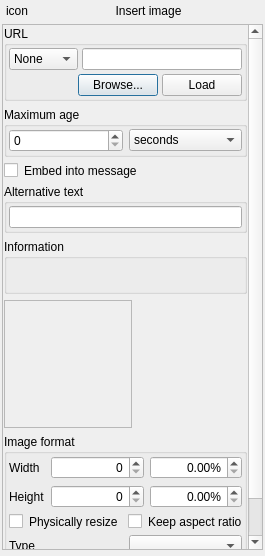
<?xml version="1.0" encoding="UTF-8"?>
<ui version="4.0">
 <class>InsertImage</class>
 <widget class="QDialog" name="InsertImage">
  <property name="windowModality">
   <enum>Qt::WindowModal</enum>
  </property>
  <property name="geometry">
   <rect>
    <x>0</x>
    <y>0</y>
    <width>265</width>
    <height>556</height>
   </rect>
  </property>
  <property name="sizePolicy">
   <sizepolicy hsizetype="Expanding" vsizetype="Expanding">
    <horstretch>0</horstretch>
    <verstretch>0</verstretch>
   </sizepolicy>
  </property>
  <property name="minimumSize">
   <size>
    <width>0</width>
    <height>0</height>
   </size>
  </property>
  <property name="maximumSize">
   <size>
    <width>16777215</width>
    <height>16777215</height>
   </size>
  </property>
  <property name="windowTitle">
   <string>Insert image</string>
  </property>
  <property name="modal">
   <bool>true</bool>
  </property>
  <layout class="QVBoxLayout" name="verticalLayout_5">
   <property name="leftMargin">
    <number>2</number>
   </property>
   <property name="topMargin">
    <number>4</number>
   </property>
   <property name="rightMargin">
    <number>2</number>
   </property>
   <property name="bottomMargin">
    <number>6</number>
   </property>
   <item>
    <layout class="QHBoxLayout" name="horizontalLayout">
     <property name="leftMargin">
      <number>4</number>
     </property>
     <item>
      <widget class="QLabel" name="lblIcon">
       <property name="text">
        <string>icon</string>
       </property>
      </widget>
     </item>
     <item>
      <widget class="QLabel" name="lblTitle">
       <property name="sizePolicy">
        <sizepolicy hsizetype="Expanding" vsizetype="Preferred">
         <horstretch>0</horstretch>
         <verstretch>0</verstretch>
        </sizepolicy>
       </property>
       <property name="text">
        <string>Insert image</string>
       </property>
       <property name="alignment">
        <set>Qt::AlignCenter</set>
       </property>
      </widget>
     </item>
    </layout>
   </item>
   <item>
    <widget class="QScrollArea" name="scrollArea">
     <property name="widgetResizable">
      <bool>true</bool>
     </property>
     <widget class="QWidget" name="scrollAreaWidgetContents">
      <property name="geometry">
       <rect>
        <x>0</x>
        <y>0</y>
        <width>259</width>
        <height>523</height>
       </rect>
      </property>
      <layout class="QVBoxLayout" name="verticalLayout_4">
       <property name="leftMargin">
        <number>1</number>
       </property>
       <property name="topMargin">
        <number>1</number>
       </property>
       <property name="rightMargin">
        <number>1</number>
       </property>
       <property name="bottomMargin">
        <number>1</number>
       </property>
       <item>
        <widget class="MGroupBox" name="groupBox">
         <property name="sizePolicy">
          <sizepolicy hsizetype="Expanding" vsizetype="Preferred">
           <horstretch>0</horstretch>
           <verstretch>0</verstretch>
          </sizepolicy>
         </property>
         <property name="title">
          <string>URL</string>
         </property>
         <layout class="QGridLayout" name="gridLayout_2">
          <property name="leftMargin">
           <number>2</number>
          </property>
          <property name="topMargin">
           <number>2</number>
          </property>
          <property name="rightMargin">
           <number>2</number>
          </property>
          <property name="bottomMargin">
           <number>2</number>
          </property>
          <property name="spacing">
           <number>4</number>
          </property>
          <item row="0" column="0">
           <widget class="QComboBox" name="cmbScheme">
            <property name="sizePolicy">
             <sizepolicy hsizetype="Preferred" vsizetype="Fixed">
              <horstretch>0</horstretch>
              <verstretch>0</verstretch>
             </sizepolicy>
            </property>
            <item>
             <property name="text">
              <string>None</string>
             </property>
            </item>
            <item>
             <property name="text">
              <string notr="true">HTTP</string>
             </property>
            </item>
            <item>
             <property name="text">
              <string notr="true">HTTPS</string>
             </property>
            </item>
            <item>
             <property name="text">
              <string notr="true">FTP</string>
             </property>
            </item>
            <item>
             <property name="text">
              <string>File</string>
             </property>
            </item>
           </widget>
          </item>
          <item row="0" column="1">
           <widget class="QLineEdit" name="ledUrl">
            <property name="sizePolicy">
             <sizepolicy hsizetype="Expanding" vsizetype="Fixed">
              <horstretch>0</horstretch>
              <verstretch>0</verstretch>
             </sizepolicy>
            </property>
           </widget>
          </item>
          <item row="1" column="0" colspan="2">
           <layout class="QHBoxLayout" name="horizontalLayout_4">
            <item>
             <spacer name="horizontalSpacer">
              <property name="orientation">
               <enum>Qt::Horizontal</enum>
              </property>
              <property name="sizeHint" stdset="0">
               <size>
                <width>18</width>
                <height>10</height>
               </size>
              </property>
             </spacer>
            </item>
            <item>
             <widget class="QPushButton" name="pbBrowse">
              <property name="sizePolicy">
               <sizepolicy hsizetype="Preferred" vsizetype="Fixed">
                <horstretch>0</horstretch>
                <verstretch>0</verstretch>
               </sizepolicy>
              </property>
              <property name="text">
               <string>Browse...</string>
              </property>
             </widget>
            </item>
            <item>
             <widget class="QPushButton" name="pbLoad">
              <property name="sizePolicy">
               <sizepolicy hsizetype="Preferred" vsizetype="Fixed">
                <horstretch>0</horstretch>
                <verstretch>0</verstretch>
               </sizepolicy>
              </property>
              <property name="text">
               <string>Load</string>
              </property>
             </widget>
            </item>
           </layout>
          </item>
         </layout>
        </widget>
       </item>
       <item>
        <widget class="MGroupBox" name="groupBox_2">
         <property name="sizePolicy">
          <sizepolicy hsizetype="MinimumExpanding" vsizetype="Preferred">
           <horstretch>0</horstretch>
           <verstretch>0</verstretch>
          </sizepolicy>
         </property>
         <property name="title">
          <string>Maximum age</string>
         </property>
         <layout class="QHBoxLayout" name="horizontalLayout_2">
          <property name="leftMargin">
           <number>2</number>
          </property>
          <property name="topMargin">
           <number>2</number>
          </property>
          <property name="rightMargin">
           <number>2</number>
          </property>
          <property name="bottomMargin">
           <number>2</number>
          </property>
          <item>
           <widget class="QSpinBox" name="spbMaxAge">
            <property name="sizePolicy">
             <sizepolicy hsizetype="Preferred" vsizetype="Fixed">
              <horstretch>0</horstretch>
              <verstretch>0</verstretch>
             </sizepolicy>
            </property>
           </widget>
          </item>
          <item>
           <widget class="QComboBox" name="cmbMaxAgeUnits">
            <property name="sizePolicy">
             <sizepolicy hsizetype="Preferred" vsizetype="Fixed">
              <horstretch>0</horstretch>
              <verstretch>0</verstretch>
             </sizepolicy>
            </property>
            <item>
             <property name="text">
              <string notr="true">seconds</string>
             </property>
            </item>
            <item>
             <property name="text">
              <string notr="true">minutes</string>
             </property>
            </item>
            <item>
             <property name="text">
              <string notr="true">hours</string>
             </property>
            </item>
            <item>
             <property name="text">
              <string notr="true">days</string>
             </property>
            </item>
            <item>
             <property name="text">
              <string notr="true">weeks</string>
             </property>
            </item>
            <item>
             <property name="text">
              <string notr="true">months</string>
             </property>
            </item>
            <item>
             <property name="text">
              <string notr="true">years</string>
             </property>
            </item>
           </widget>
          </item>
         </layout>
        </widget>
       </item>
       <item>
        <layout class="QHBoxLayout" name="horizontalLayout_3">
         <item>
          <widget class="QCheckBox" name="chbEmbed">
           <property name="sizePolicy">
            <sizepolicy hsizetype="Maximum" vsizetype="Maximum">
             <horstretch>0</horstretch>
             <verstretch>0</verstretch>
            </sizepolicy>
           </property>
           <property name="text">
            <string/>
           </property>
          </widget>
         </item>
         <item>
          <widget class="QLabel" name="label_3">
           <property name="sizePolicy">
            <sizepolicy hsizetype="Expanding" vsizetype="Preferred">
             <horstretch>0</horstretch>
             <verstretch>0</verstretch>
            </sizepolicy>
           </property>
           <property name="text">
            <string>Embed into message</string>
           </property>
          </widget>
         </item>
        </layout>
       </item>
       <item>
        <widget class="MGroupBox" name="grBoxAlt">
         <property name="sizePolicy">
          <sizepolicy hsizetype="Expanding" vsizetype="Preferred">
           <horstretch>0</horstretch>
           <verstretch>0</verstretch>
          </sizepolicy>
         </property>
         <property name="title">
          <string>Alternative text</string>
         </property>
         <layout class="QVBoxLayout" name="verticalLayout">
          <property name="spacing">
           <number>2</number>
          </property>
          <property name="leftMargin">
           <number>2</number>
          </property>
          <property name="topMargin">
           <number>2</number>
          </property>
          <property name="rightMargin">
           <number>2</number>
          </property>
          <property name="bottomMargin">
           <number>2</number>
          </property>
          <item>
           <widget class="QLineEdit" name="ledAlt"/>
          </item>
         </layout>
        </widget>
       </item>
       <item>
        <widget class="MGroupBox" name="groupBox_4">
         <property name="sizePolicy">
          <sizepolicy hsizetype="Expanding" vsizetype="Preferred">
           <horstretch>0</horstretch>
           <verstretch>0</verstretch>
          </sizepolicy>
         </property>
         <property name="title">
          <string>Information</string>
         </property>
         <layout class="QVBoxLayout" name="verticalLayout_2">
          <property name="spacing">
           <number>2</number>
          </property>
          <property name="leftMargin">
           <number>2</number>
          </property>
          <property name="topMargin">
           <number>2</number>
          </property>
          <property name="rightMargin">
           <number>2</number>
          </property>
          <property name="bottomMargin">
           <number>2</number>
          </property>
          <item>
           <widget class="QLabel" name="lblInfo">
            <property name="sizePolicy">
             <sizepolicy hsizetype="Expanding" vsizetype="Preferred">
              <horstretch>0</horstretch>
              <verstretch>0</verstretch>
             </sizepolicy>
            </property>
            <property name="text">
             <string>&lt;html&gt;&lt;head/&gt;&lt;body&gt;&lt;p&gt;&lt;br/&gt;&lt;/p&gt;&lt;/body&gt;&lt;/html&gt;</string>
            </property>
           </widget>
          </item>
         </layout>
        </widget>
       </item>
       <item>
        <layout class="QHBoxLayout" name="horizontalLayout_10">
         <item>
          <widget class="QLabel" name="lblImage">
           <property name="sizePolicy">
            <sizepolicy hsizetype="Expanding" vsizetype="Expanding">
             <horstretch>0</horstretch>
             <verstretch>0</verstretch>
            </sizepolicy>
           </property>
           <property name="minimumSize">
            <size>
             <width>128</width>
             <height>128</height>
            </size>
           </property>
           <property name="frameShape">
            <enum>QFrame::StyledPanel</enum>
           </property>
           <property name="text">
            <string/>
           </property>
           <property name="alignment">
            <set>Qt::AlignCenter</set>
           </property>
           <property name="textInteractionFlags">
            <set>Qt::NoTextInteraction</set>
           </property>
          </widget>
         </item>
         <item>
          <spacer name="horizontalSpacer_3">
           <property name="orientation">
            <enum>Qt::Horizontal</enum>
           </property>
           <property name="sizeHint" stdset="0">
            <size>
             <width>40</width>
             <height>20</height>
            </size>
           </property>
          </spacer>
         </item>
        </layout>
       </item>
       <item>
        <widget class="MGroupBox" name="gpbImageFormat">
         <property name="sizePolicy">
          <sizepolicy hsizetype="Expanding" vsizetype="Preferred">
           <horstretch>0</horstretch>
           <verstretch>0</verstretch>
          </sizepolicy>
         </property>
         <property name="title">
          <string>Image format</string>
         </property>
         <layout class="QVBoxLayout" name="verticalLayout_3">
          <property name="leftMargin">
           <number>2</number>
          </property>
          <property name="topMargin">
           <number>2</number>
          </property>
          <property name="rightMargin">
           <number>2</number>
          </property>
          <property name="bottomMargin">
           <number>2</number>
          </property>
          <item>
           <layout class="QGridLayout" name="gridLayout">
            <item row="0" column="2">
             <widget class="QDoubleSpinBox" name="dspbWidth">
              <property name="sizePolicy">
               <sizepolicy hsizetype="Expanding" vsizetype="Fixed">
                <horstretch>0</horstretch>
                <verstretch>0</verstretch>
               </sizepolicy>
              </property>
              <property name="alignment">
               <set>Qt::AlignRight|Qt::AlignTrailing|Qt::AlignVCenter</set>
              </property>
              <property name="suffix">
               <string>%</string>
              </property>
              <property name="maximum">
               <double>999.990000000000009</double>
              </property>
             </widget>
            </item>
            <item row="0" column="0">
             <widget class="QLabel" name="label">
              <property name="text">
               <string>Width</string>
              </property>
              <property name="buddy">
               <cstring>spbWidth</cstring>
              </property>
             </widget>
            </item>
            <item row="0" column="1">
             <widget class="QSpinBox" name="spbWidth">
              <property name="sizePolicy">
               <sizepolicy hsizetype="Expanding" vsizetype="Fixed">
                <horstretch>0</horstretch>
                <verstretch>0</verstretch>
               </sizepolicy>
              </property>
              <property name="mouseTracking">
               <bool>true</bool>
              </property>
              <property name="alignment">
               <set>Qt::AlignRight|Qt::AlignTrailing|Qt::AlignVCenter</set>
              </property>
              <property name="maximum">
               <number>32000</number>
              </property>
              <property name="singleStep">
               <number>1</number>
              </property>
              <property name="value">
               <number>0</number>
              </property>
             </widget>
            </item>
            <item row="1" column="0">
             <widget class="QLabel" name="label_2">
              <property name="text">
               <string>Height</string>
              </property>
              <property name="buddy">
               <cstring>spbHeight</cstring>
              </property>
             </widget>
            </item>
            <item row="1" column="1">
             <widget class="QSpinBox" name="spbHeight">
              <property name="sizePolicy">
               <sizepolicy hsizetype="Expanding" vsizetype="Fixed">
                <horstretch>0</horstretch>
                <verstretch>0</verstretch>
               </sizepolicy>
              </property>
              <property name="mouseTracking">
               <bool>true</bool>
              </property>
              <property name="alignment">
               <set>Qt::AlignRight|Qt::AlignTrailing|Qt::AlignVCenter</set>
              </property>
              <property name="maximum">
               <number>32000</number>
              </property>
              <property name="singleStep">
               <number>1</number>
              </property>
              <property name="value">
               <number>0</number>
              </property>
             </widget>
            </item>
            <item row="1" column="2">
             <widget class="QDoubleSpinBox" name="dspbHeight">
              <property name="sizePolicy">
               <sizepolicy hsizetype="Expanding" vsizetype="Fixed">
                <horstretch>0</horstretch>
                <verstretch>0</verstretch>
               </sizepolicy>
              </property>
              <property name="alignment">
               <set>Qt::AlignRight|Qt::AlignTrailing|Qt::AlignVCenter</set>
              </property>
              <property name="suffix">
               <string>%</string>
              </property>
              <property name="maximum">
               <double>999.990000000000009</double>
              </property>
             </widget>
            </item>
           </layout>
          </item>
          <item>
           <layout class="QHBoxLayout" name="horizontalLayout_5">
            <item>
             <widget class="QCheckBox" name="chbPhysResize">
              <property name="sizePolicy">
               <sizepolicy hsizetype="Maximum" vsizetype="Maximum">
                <horstretch>0</horstretch>
                <verstretch>0</verstretch>
               </sizepolicy>
              </property>
              <property name="minimumSize">
               <size>
                <width>0</width>
                <height>0</height>
               </size>
              </property>
              <property name="text">
               <string/>
              </property>
             </widget>
            </item>
            <item>
             <widget class="QLabel" name="label_4">
              <property name="text">
               <string>Physically resize</string>
              </property>
             </widget>
            </item>
            <item>
             <widget class="QCheckBox" name="chbKeepAspect">
              <property name="sizePolicy">
               <sizepolicy hsizetype="Maximum" vsizetype="Maximum">
                <horstretch>0</horstretch>
                <verstretch>0</verstretch>
               </sizepolicy>
              </property>
              <property name="minimumSize">
               <size>
                <width>0</width>
                <height>0</height>
               </size>
              </property>
              <property name="text">
               <string/>
              </property>
             </widget>
            </item>
            <item>
             <widget class="QLabel" name="label_5">
              <property name="text">
               <string>Keep aspect ratio</string>
              </property>
             </widget>
            </item>
           </layout>
          </item>
          <item>
           <layout class="QHBoxLayout" name="horizontalLayout_8">
            <item>
             <widget class="QLabel" name="lblType">
              <property name="text">
               <string>Type</string>
              </property>
              <property name="buddy">
               <cstring>cmbType</cstring>
              </property>
             </widget>
            </item>
            <item>
             <widget class="QComboBox" name="cmbType">
              <property name="sizePolicy">
               <sizepolicy hsizetype="Preferred" vsizetype="Fixed">
                <horstretch>0</horstretch>
                <verstretch>0</verstretch>
               </sizepolicy>
              </property>
             </widget>
            </item>
           </layout>
          </item>
         </layout>
        </widget>
       </item>
       <item>
        <layout class="QHBoxLayout" name="horizontalLayout_9">
         <item>
          <spacer name="horizontalSpacer_2">
           <property name="orientation">
            <enum>Qt::Horizontal</enum>
           </property>
           <property name="sizeHint" stdset="0">
            <size>
             <width>40</width>
             <height>20</height>
            </size>
           </property>
          </spacer>
         </item>
         <item>
          <widget class="QPushButton" name="pbInsert">
           <property name="sizePolicy">
            <sizepolicy hsizetype="Preferred" vsizetype="Fixed">
             <horstretch>0</horstretch>
             <verstretch>0</verstretch>
            </sizepolicy>
           </property>
           <property name="baseSize">
            <size>
             <width>0</width>
             <height>0</height>
            </size>
           </property>
           <property name="text">
            <string>Insert</string>
           </property>
          </widget>
         </item>
        </layout>
       </item>
      </layout>
     </widget>
    </widget>
   </item>
  </layout>
 </widget>
 <customwidgets>
  <customwidget>
   <class>MGroupBox</class>
   <extends>QGroupBox</extends>
   <header>utils/mgroupbox.h</header>
   <container>1</container>
  </customwidget>
 </customwidgets>
 <resources/>
 <connections>
  <connection>
   <sender>chbKeepAspect</sender>
   <signal>stateChanged(int)</signal>
   <receiver>InsertImage</receiver>
   <slot>onCheckBoxKeepAspect(int)</slot>
   <hints>
    <hint type="sourcelabel">
     <x>374</x>
     <y>122</y>
    </hint>
    <hint type="destinationlabel">
     <x>289</x>
     <y>71</y>
    </hint>
   </hints>
  </connection>
  <connection>
   <sender>chbPhysResize</sender>
   <signal>stateChanged(int)</signal>
   <receiver>InsertImage</receiver>
   <slot>onCheckBoxPhysResize(int)</slot>
   <hints>
    <hint type="sourcelabel">
     <x>374</x>
     <y>91</y>
    </hint>
    <hint type="destinationlabel">
     <x>289</x>
     <y>71</y>
    </hint>
   </hints>
  </connection>
  <connection>
   <sender>cmbScheme</sender>
   <signal>currentIndexChanged(int)</signal>
   <receiver>InsertImage</receiver>
   <slot>onSchemeChanged(int)</slot>
   <hints>
    <hint type="sourcelabel">
     <x>126</x>
     <y>10</y>
    </hint>
    <hint type="destinationlabel">
     <x>289</x>
     <y>71</y>
    </hint>
   </hints>
  </connection>
  <connection>
   <sender>spbHeight</sender>
   <signal>valueChanged(int)</signal>
   <receiver>InsertImage</receiver>
   <slot>onSpbHeight(int)</slot>
   <hints>
    <hint type="sourcelabel">
     <x>190</x>
     <y>122</y>
    </hint>
    <hint type="destinationlabel">
     <x>289</x>
     <y>71</y>
    </hint>
   </hints>
  </connection>
  <connection>
   <sender>spbWidth</sender>
   <signal>valueChanged(int)</signal>
   <receiver>InsertImage</receiver>
   <slot>onSpbWidth(int)</slot>
   <hints>
    <hint type="sourcelabel">
     <x>190</x>
     <y>91</y>
    </hint>
    <hint type="destinationlabel">
     <x>289</x>
     <y>71</y>
    </hint>
   </hints>
  </connection>
  <connection>
   <sender>dspbHeight</sender>
   <signal>valueChanged(double)</signal>
   <receiver>InsertImage</receiver>
   <slot>onDSpbHeight(double)</slot>
   <hints>
    <hint type="sourcelabel">
     <x>268</x>
     <y>121</y>
    </hint>
    <hint type="destinationlabel">
     <x>289</x>
     <y>71</y>
    </hint>
   </hints>
  </connection>
  <connection>
   <sender>dspbWidth</sender>
   <signal>valueChanged(double)</signal>
   <receiver>InsertImage</receiver>
   <slot>onDSpbWidth(double)</slot>
   <hints>
    <hint type="sourcelabel">
     <x>268</x>
     <y>91</y>
    </hint>
    <hint type="destinationlabel">
     <x>289</x>
     <y>71</y>
    </hint>
   </hints>
  </connection>
  <connection>
   <sender>pbBrowse</sender>
   <signal>clicked()</signal>
   <receiver>InsertImage</receiver>
   <slot>onButtonBrowse()</slot>
   <hints>
    <hint type="sourcelabel">
     <x>480</x>
     <y>32</y>
    </hint>
    <hint type="destinationlabel">
     <x>289</x>
     <y>71</y>
    </hint>
   </hints>
  </connection>
  <connection>
   <sender>pbLoad</sender>
   <signal>clicked()</signal>
   <receiver>InsertImage</receiver>
   <slot>onButtonLoad()</slot>
   <hints>
    <hint type="sourcelabel">
     <x>547</x>
     <y>32</y>
    </hint>
    <hint type="destinationlabel">
     <x>289</x>
     <y>71</y>
    </hint>
   </hints>
  </connection>
  <connection>
   <sender>pbInsert</sender>
   <signal>clicked()</signal>
   <receiver>InsertImage</receiver>
   <slot>accept()</slot>
   <hints>
    <hint type="sourcelabel">
     <x>532</x>
     <y>122</y>
    </hint>
    <hint type="destinationlabel">
     <x>289</x>
     <y>71</y>
    </hint>
   </hints>
  </connection>
  <connection>
   <sender>ledUrl</sender>
   <signal>textChanged(QString)</signal>
   <receiver>InsertImage</receiver>
   <slot>onTextChanged()</slot>
   <hints>
    <hint type="sourcelabel">
     <x>369</x>
     <y>10</y>
    </hint>
    <hint type="destinationlabel">
     <x>289</x>
     <y>71</y>
    </hint>
   </hints>
  </connection>
  <connection>
   <sender>ledUrl</sender>
   <signal>returnPressed()</signal>
   <receiver>pbLoad</receiver>
   <slot>click()</slot>
   <hints>
    <hint type="sourcelabel">
     <x>369</x>
     <y>10</y>
    </hint>
    <hint type="destinationlabel">
     <x>547</x>
     <y>32</y>
    </hint>
   </hints>
  </connection>
  <connection>
   <sender>cmbType</sender>
   <signal>currentIndexChanged(int)</signal>
   <receiver>InsertImage</receiver>
   <slot>onImageSettingsChanged()</slot>
   <hints>
    <hint type="sourcelabel">
     <x>532</x>
     <y>113</y>
    </hint>
    <hint type="destinationlabel">
     <x>289</x>
     <y>82</y>
    </hint>
   </hints>
  </connection>
  <connection>
   <sender>dspbHeight</sender>
   <signal>valueChanged(double)</signal>
   <receiver>InsertImage</receiver>
   <slot>onImageSettingsChanged()</slot>
   <hints>
    <hint type="sourcelabel">
     <x>274</x>
     <y>143</y>
    </hint>
    <hint type="destinationlabel">
     <x>289</x>
     <y>82</y>
    </hint>
   </hints>
  </connection>
  <connection>
   <sender>dspbWidth</sender>
   <signal>valueChanged(QString)</signal>
   <receiver>InsertImage</receiver>
   <slot>onImageSettingsChanged()</slot>
   <hints>
    <hint type="sourcelabel">
     <x>274</x>
     <y>113</y>
    </hint>
    <hint type="destinationlabel">
     <x>289</x>
     <y>82</y>
    </hint>
   </hints>
  </connection>
  <connection>
   <sender>chbPhysResize</sender>
   <signal>stateChanged(int)</signal>
   <receiver>InsertImage</receiver>
   <slot>onImageSettingsChanged()</slot>
   <hints>
    <hint type="sourcelabel">
     <x>382</x>
     <y>113</y>
    </hint>
    <hint type="destinationlabel">
     <x>289</x>
     <y>82</y>
    </hint>
   </hints>
  </connection>
  <connection>
   <sender>spbMaxAge</sender>
   <signal>valueChanged(int)</signal>
   <receiver>InsertImage</receiver>
   <slot>onMaxAgeChanged(int)</slot>
   <hints>
    <hint type="sourcelabel">
     <x>126</x>
     <y>32</y>
    </hint>
    <hint type="destinationlabel">
     <x>289</x>
     <y>82</y>
    </hint>
   </hints>
  </connection>
 </connections>
 <slots>
  <slot>onButtonLoad()</slot>
  <slot>onButtonBrowse()</slot>
  <slot>onSchemeChanged(int)</slot>
  <slot>onTextChanged()</slot>
  <slot>onCheckBoxKeepAspect(int)</slot>
  <slot>onSpbWidth(int)</slot>
  <slot>onSpbHeight(int)</slot>
  <slot>onDSpbWidth(double)</slot>
  <slot>onDSpbHeight(double)</slot>
  <slot>onCheckBoxPhysResize(int)</slot>
  <slot>onImageSettingsChanged()</slot>
  <slot>onMaxAgeChanged(int)</slot>
 </slots>
</ui>
